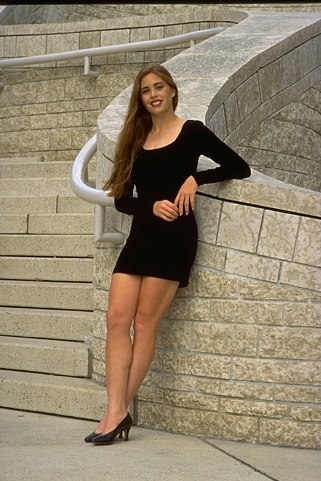
%> input picture code/388016.jpg, 321 x 481 px
$ octave demo.m   (GNU Octave 9; MATLAB toolbox functions it lacks are replaced by stand-ins)
%> lines starting %> are read from the running program, lines starting %| are printed output that depends on the picture
### code/compute_features.m
function [ features ] = compute_features( rgb_img, include_texture_features )
if nargin < 2
    include_texture_features = false;
end
if include_texture_features
    N_features = 20;
else
    N_features = 3;
end
features = zeros(N_features, size(rgb_img, 1), size(rgb_img, 2));
lab_img = rgb2lab(rgb_img);
brightness = lab_img(:,:,1);
color_a = lab_img(:,:,2);
color_b = lab_img(:,:,3);
features(1,:,:) = brightness;
features(2,:,:) = color_a;
features(3,:,:) = color_b;
if include_texture_features
    gray_img = rgb2gray(rgb_img);
    texture = texture_features(gray_img);
    features(4:end, :, :) = texture;
end
end

### code/rescale_augment.m
function [ output_maps ] = rescale_augment( maps )
%RESCALE_EXPAND rescale each channel, so that their values lie in [0,1]
%  and add two more features, storing the spatial position of each pixel
[sz1, sz2, sz3] = size(maps);
output_maps = zeros(sz1+2, sz2, sz3);
for k = 1:sz1
    lb = min(min(maps(k,:,:)));
    ub = max(max(maps(k,:,:)));
    output_maps(k+2,:,:) = (maps(k,:,:)-lb) / (ub-lb);
end
a_inverse = min(sz2, sz3);
for row = 1:sz2
    for col = 1:sz3
        output_maps(1,row,col) = row/a_inverse;
        output_maps(2,row,col) = col/a_inverse;
    end
end

### code/meanshift.m
function [ terminals ] = meanshift( maps, sigma, tol_converge )
%MEANSHIFT meanshift algorithm
%
if nargin < 3
    tol_converge = 1e-3;
end
if nargin < 2
    sigma = 0.1; % the std. of gaussian distribution
end
[sz1, sz2, sz3] = size(maps);
a_inverse = min(sz2, sz3);
a = 1/a_inverse;
coef = -0.5/sigma^2;
%% terminals store the final convergence point for each starting position
terminals = zeros(sz1, sz2, sz3);
%%
% calculate the radius threshold for ||x - xn||
% if ||x - xn|| is larger than this radius
% the weight for xn would be considered negligible
%radius = 0.5;       %TODO
radius = sqrt(-8/coef);
%%
% calculate the neighbors that need to be checked at each iteration
% the range is set larger than the radius threshold
% if it is smaller than radius threshold, we are sort of using truncated gaussian
range = 10;   %use a fixed one or use the one below that is larger than the radius threshold
%range = ceil(radius*a_inverse + sqrt(2)/2);
%display(range); pause;
moves = SearchPoints(range);

%% X is a container for data points. Its actual size is top_of_X other than fixed.
X = zeros(size(maps,1) ,size(moves,1));
weights = zeros(size(moves,1),1);
top_of_X = 0;
%% Run meanshift for each point
h = waitbar(0,'Initializing waitbar...');
for row = 1:sz2
    waitbar(row/sz2,h,sprintf('%d%% along...',round(row/sz2*100)));
    for col = 1:sz3

        u = maps(:,row,col);
        flag_continue = true;
        total_step = 0;
        while flag_continue && total_step<10000
            total_step = total_step + 1;
            if total_step == 10000
               display('Reach maximum number of steps');
            end
            anchor = [round(u(1)*a_inverse), round(u(2)*a_inverse)];
            top_of_X = 0;
            for k = 1:size(moves,1)
               checkpoint = anchor + moves(k,:);
               if checkpoint(1)>0 && checkpoint(1)<=sz2 && checkpoint(2)>0 && checkpoint(2)<=sz3
                  distance = norm(u - maps(:, checkpoint(1), checkpoint(2)));
                  if distance < radius
                      top_of_X = top_of_X + 1;
                      X(:,top_of_X) = maps(:, checkpoint(1), checkpoint(2));
                      weights(top_of_X) = exp(coef*distance^2);
                  end
               end
            end
            weights(1:top_of_X) = weights(1:top_of_X)/sum(weights(1:top_of_X));
            next_u = X(:,1:top_of_X)*weights(1:top_of_X);

            if norm(next_u - u) < tol_converge
               flag_continue = false;
            end
            u = next_u;
        end
        terminals(:,row,col) = u;
    end
end

delete(h);
%% End of function
end

### code/SearchPoints.m
function [ points ] = SearchPoints( radius )
radius = ceil(radius);
eps = 1e-11;
count = 0;
points = zeros(1,2); %its size will be extended later
for x = -radius:radius
    for y = -radius:radius
        if x^2+y^2 <= radius^2 + eps
            count = count+1;
            points(count,:) = [x y];

        end
    end
end
norms = zeros(count,1);
for k = 1:count
    norms(k) = norm(points(k,:));
end
[~, idx] = sort(norms);
points = points(idx,:);

end

### code/demo.m
%% read the image
A = imread('388016.jpg');
%> A is the input picture: size 481x321x3 uint8; mean R, G, B 145.2, 132.4, 108.6

%% down size the image for faster demo (optional)
downsize_scale = sqrt(size(A,1)*size(A,2)/16000);
%> downsize_scale = 3.11
if downsize_scale > 1
    A = imresize(A, [round(size(A,1)/downsize_scale), round(size(A,2)/downsize_scale)]);
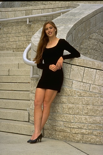
%> A: size 155x103x3 uint8; mean R, G, B 145.2, 132.4, 108.6
end

%% compute the features
features = compute_features(A, false);  %the second argument specifies whether to include the texture features
%> in compute_features, `lab_img = rgb2lab(rgb_img);`: lab_img: size 155x103x3 double; mean of channels 1, 2, 3 55.3, 1.1, 14.5
%> in compute_features, `brightness = lab_img(:,:,1);`:
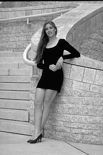
%> brightness: size 155x103 double; min 0.0583, max 92.93, mean 55.3; drawn with min black and max white
%> in compute_features, `color_a = lab_img(:,:,2);`:
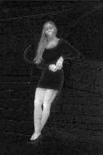
%> color_a: size 155x103 double; min -3.67, max 28.67, mean 1.1; drawn with min black and max white
%> in compute_features, `color_b = lab_img(:,:,3);`:
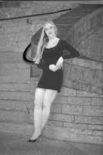
%> color_b: size 155x103 double; min -9.77, max 39.6, mean 14.5; drawn with min black and max white
features = rescale_augment(features);
%> the loop in rescale_augment, `for k = 1:sz1` made 3 passes
%> (lb, ub) on passes 1 to 3: (0.0583, 92.93), (-3.67, 28.67), (-9.77, 39.6)

%% perform meanshift
display('We are going to run the meanshift algorithm, this may take some time.');
display('A waitbar will be displayed.');
display('Press any key to continue...');
pause;
converge_points = meanshift(features, 0.2);
%> (the run ends here)
